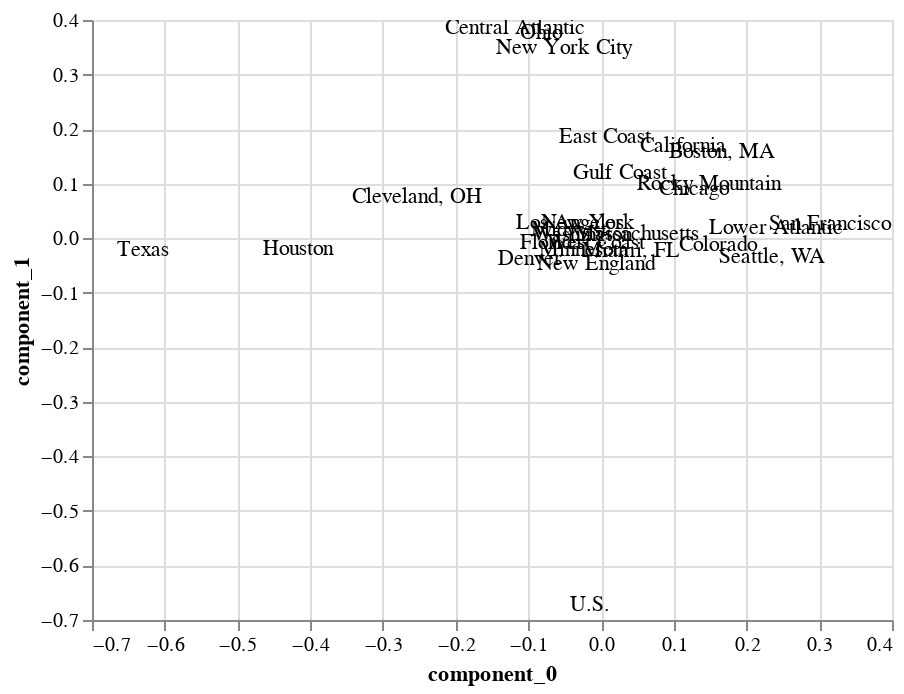

Source (notebook cell):
### Code cell
components = pd.DataFrame(
    v, columns=[f"component_{i}" for i in range(v.shape[0])], index=wide.columns
).reset_index()

components_plot = (
    components.pipe(alt.Chart)
    .encode(x="component_0", y="component_1", text="region")
    .mark_text()
    .interactive()
)

lineapy.save(components_plot, "components_plot")
components_plot

### Figure 1 — Vega-Lite specification as saved in the notebook (floating-point values rounded to 4 significant figures)
{"config": {"view": {"continuousWidth": 400, "continuousHeight": 300}}, "data": {"name": "data-2519041150ac7bf221db47713701fe0d"}, "mark": "text", "encoding": {"text": {"field": "region", "type": "nominal"}, "x": {"field": "component_0", "type": "quantitative"}, "y": {"field": "component_1", "type": "quantitative"}}, "selection": {"selector001": {"type": "interval", "bind": "scales", "encodings": ["x", "y"]}}, "$schema": "https://vega.github.io/schema/vega-lite/v4.17.0.json", "datasets": {"data-2519041150ac7bf221db47713701fe0d": [{"region": "Boston, MA", "component_0": 0.1669, "component_1": 0.1583, "component_2": 0.1652, "component_3": 0.2327, "component_4": 0.2699, "component_5": 0.1786, "component_6": 0.1809, "component_7": 0.1829, "component_8": 0.189, "component_9": 0.2049, "component_10": 0.2063, "component_11": 0.1618, "component_12": 0.1998, "component_13": 0.1683, "component_14": 0.1605, "component_15": 0.2408, "component_16": 0.2187, "component_17": 0.1691, "component_18": 0.1484, "component_19": 0.1637, "component_20": 0.284, "component_21": 0.1519, "component_22": 0.149, "component_23": 0.1384, "component_24": 0.21, "component_25": 0.1949, "component_26": 0.1436, "component_27": 0.1527}, {"region": "California", "component_0": 0.1124, "component_1": 0.1693, "component_2": 0.1037, "component_3": -0.2306, "component_4": -0.4606, "component_5": 0.1146, "component_6": 0.121, "component_7": 0.08849, "component_8": 0.09079, "component_9": 0.06334, "component_10": 0.09288, "component_11": 0.1722, "component_12": 0.0716, "component_13": 0.1126, "component_14": 0.08242, "component_15": -0.2205, "component_16": -0.1288, "component_17": 0.1056, "component_18": 0.1125, "component_19": 0.1139, "component_20": -0.5903, "component_21": 0.1336, "component_22": 0.1646, "component_23": 0.1514, "component_24": 0.06346, "component_25": 0.0165, "component_26": 0.1513, "component_27": 0.1624}, {"region": "Central Atlantic", "component_0": -0.1186, "component_1": 0.385, "component_2": -0.1294, "component_3": 0.06244, "component_4": 0.08502, "component_5": -0.02868, "component_6": -0.03009, "component_7": -0.1533, "component_8": -0.2116, "component_9": -0.1541, "component_10": -0.1591, "component_11": 0.4373, "component_12": -0.1796, "component_13": -0.1203, "component_14": -0.1523, "component_15": -0.004257, "component_16": -0.0594, "component_17": -0.1233, "component_18": -0.1202, "component_19": -0.1334, "component_20": 0.1541, "component_21": 0.01995, "component_22": 0.3686, "component_23": 0.2209, "component_24": -0.171, "component_25": -0.01623, "component_26": 0.1963, "component_27": 0.319}, {"region": "Chicago", "component_0": 0.1275, "component_1": 0.08972, "component_2": 0.1302, "component_3": -0.149, "component_4": 0.1012, "component_5": -0.4964, "component_6": -0.5319, "component_7": 0.1177, "component_8": 0.1469, "component_9": 0.02997, "component_10": 0.04773, "component_11": 0.122, "component_12": 0.108, "component_13": 0.1262, "component_14": 0.08909, "component_15": -0.09156, "component_16": -0.3155, "component_17": 0.1145, "component_18": 0.1417, "component_19": 0.1572, "component_20": 0.13, "component_21": -0.3306, "component_22": 0.09766, "component_23": 0.008257, "component_24": 0.03454, "component_25": 0.02247, "component_26": -0.03446, "component_27": 0.05894}, {"region": "Cleveland, OH", "component_0": -0.2527, "component_1": 0.07522, "component_2": -0.1827, "component_3": 0.1504, "component_4": -0.1174, "component_5": -0.1697, "component_6": -0.1843, "component_7": -0.01418, "component_8": 0.3168, "component_9": 0.2032, "component_10": 0.1491, "component_11": 0.1132, "component_12": 0.1695, "component_13": -0.2548, "component_14": 0.1863, "component_15": 0.1182, "component_16": 0.3712, "component_17": -0.2239, "component_18": -0.2507, "component_19": -0.2526, "component_20": -0.2489, "component_21": -0.216, "component_22": 0.0455, "component_23": -0.006591, "component_24": 0.2188, "component_25": 0.05528, "component_26": -0.03746, "component_27": 0.03241}, {"region": "Colorado", "component_0": 0.1607, "component_1": -0.01253, "component_2": 0.1066, "component_3": 0.6346, "component_4": -0.2143, "component_5": -0.1792, "component_6": -0.2163, "component_7": -0.004315, "component_8": -0.3034, "component_9": -0.07374, "component_10": -0.05562, "component_11": -0.02771, "component_12": -0.1276, "component_13": 0.1594, "component_14": -0.1989, "component_15": 0.1439, "component_16": 0.2901, "component_17": 0.1405, "component_18": 0.1292, "component_19": 0.1468, "component_20": -0.2711, "component_21": -0.08457, "component_22": 0.008456, "component_23": -0.01129, "component_24": -0.0896, "component_25": 0.02558, "component_26": -0.009893, "component_27": -0.006908}, {"region": "Denver", "component_0": -0.09776, "component_1": -0.03825, "component_2": -0.04825, "component_3": 0.6175, "component_4": -0.01746, "component_5": 0.07091, "component_6": 0.09213, "component_7": 0.01504, "component_8": 0.2431, "component_9": -0.04755, "component_10": 0.02552, "component_11": -0.04536, "component_12": 0.0882, "component_13": -0.09575, "component_14": 0.1803, "component_15": -0.03714, "component_16": -0.6701, "component_17": -0.08607, "component_18": -0.03152, "component_19": -0.05398, "component_20": -0.05216, "component_21": 0.07556, "component_22": -0.009189, "component_23": 0.02415, "component_24": -0.07841, "component_25": -0.01397, "component_26": 0.01321, "component_27": -0.02034}, {"region": "East Coast", "component_0": 0.005643, "component_1": 0.1852, "component_2": 0.04977, "component_3": 0.02693, "component_4": 0.3793, "component_5": 0.1176, "component_6": 0.1318, "component_7": 0.008163, "component_8": -0.09952, "component_9": 0.04362, "component_10": 0.03635, "component_11": 0.3233, "component_12": -0.02306, "component_13": 0.009264, "component_14": -0.05847, "component_15": -0.04888, "component_16": -0.07587, "component_17": 0.007358, "component_18": 0.03389, "component_19": 0.04467, "component_20": -0.3099, "component_21": -0.07104, "component_22": 0.06716, "component_23": -0.5354, "component_24": 0.07196, "component_25": -0.0008655, "component_26": -0.506, "component_27": 0.02869}, {"region": "Florida", "component_0": -0.06941, "component_1": -0.009053, "component_2": -0.02004, "component_3": 0.008508, "component_4": -0.2047, "component_5": 0.003665, "component_6": -0.01082, "component_7": -0.04527, "component_8": -0.4418, "component_9": 0.364, "component_10": 0.4104, "component_11": -0.008645, "component_12": -0.06442, "component_13": -0.05511, "component_14": -0.2964, "component_15": 0.05434, "component_16": -0.2911, "component_17": -0.03675, "component_18": -0.0713, "component_19": -0.04622, "component_20": 0.1595, "component_21": -0.03188, "component_22": -0.02815, "component_23": 0.007101, "component_24": 0.4833, "component_25": 0.04566, "component_26": 0.01, "component_27": 0.002277}, {"region": "Gulf Coast", "component_0": 0.02649, "component_1": 0.119, "component_2": 0.02036, "component_3": 0.0193, "component_4": -0.6699, "component_5": 0.07192, "component_6": 0.07713, "component_7": 0.02882, "component_8": 0.1312, "component_9": -0.0735, "component_10": -0.0753, "component_11": 0.1987, "component_12": 0.04018, "component_13": 0.01694, "component_14": 0.07677, "component_15": 0.06847, "component_16": 0.04347, "component_17": 0.01095, "component_18": 0.02984, "component_19": 0.0299, "component_20": 0.4792, "component_21": -0.04504, "component_22": 0.02249, "component_23": -0.3109, "component_24": -0.1004, "component_25": 0.02146, "component_26": -0.3156, "component_27": 0.02319}, {"region": "Houston", "component_0": -0.4163, "component_1": -0.0203, "component_2": 0.2924, "component_3": -0.02722, "component_4": -0.01934, "component_5": 0.03341, "component_6": 0.03998, "component_7": 0.1715, "component_8": 0.06398, "component_9": 0.03518, "component_10": -0.2505, "component_11": -0.1189, "component_12": 0.187, "component_13": -0.3861, "component_14": -0.3434, "component_15": 0.07392, "component_16": 0.00239, "component_17": -0.2109, "component_18": 0.3381, "component_19": 0.3397, "component_20": -0.01859, "component_21": -0.0651, "component_22": 0.1733, "component_23": 0.01274, "component_24": 0.03668, "component_25": 0.08439, "component_26": 0.01869, "component_27": -0.01308}, {"region": "Los Angeles", "component_0": -0.04248, "component_1": 0.02834, "component_2": 0.059, "component_3": 0.02918, "component_4": 0.01034, "component_5": 0.03675, "component_6": 0.05108, "component_7": 0.04175, "component_8": 0.06008, "component_9": 0.02476, "component_10": -0.1451, "component_11": 0.491, "component_12": 0.04169, "component_13": -0.02375, "component_14": -0.1519, "component_15": -0.02556, "component_16": -0.01763, "component_17": 0.002271, "component_18": 0.01093, "component_19": 0.07123, "component_20": -0.01204, "component_21": -0.1432, "component_22": -0.7909, "component_23": 0.142, "component_24": 0.02615, "component_25": 0.01502, "component_26": 0.1461, "component_27": 0.02828}, {"region": "Lower Atlantic", "component_0": 0.24, "component_1": 0.01941, "component_2": -0.1085, "component_3": -0.0194, "component_4": -0.01466, "component_5": 0.01431, "component_6": 0.05444, "component_7": 0.09072, "component_8": 0.2113, "component_9": 0.1389, "component_10": -0.4961, "component_11": -0.09641, "component_12": 0.2343, "component_13": 0.2248, "component_14": -0.4721, "component_15": 0.1657, "component_16": -0.1292, "component_17": 0.1437, "component_18": -0.292, "component_19": -0.2454, "component_20": -0.05473, "component_21": -0.05987, "component_22": 0.1213, "component_23": -0.01035, "component_24": 0.1699, "component_25": 0.09789, "component_26": -0.01631, "component_27": -0.01281}, {"region": "Massachusetts", "component_0": 0.04876, "component_1": 0.00717, "component_2": -0.01675, "component_3": -0.008173, "component_4": 0.02447, "component_5": 0.01706, "component_6": 0.05235, "component_7": 0.05764, "component_8": 0.2821, "component_9": -0.241, "component_10": 0.6135, "component_11": -0.0009459, "component_12": 0.1442, "component_13": 0.02952, "component_14": -0.5516, "component_15": -0.05889, "component_16": 0.05103, "component_17": -0.009125, "component_18": -0.03155, "component_19": -0.08103, "component_20": 0.007639, "component_21": -0.07857, "component_22": 0.01238, "component_23": 0.04717, "component_24": -0.3546, "component_25": -0.01884, "component_26": -0.0415, "component_27": -0.01282}, {"region": "Miami, FL", "component_0": 0.04162, "component_1": -0.0237, "component_2": 0.02675, "component_3": 0.01579, "component_4": -0.002629, "component_5": 0.1595, "component_6": 0.3943, "component_7": 0.01362, "component_8": -0.1346, "component_9": -0.03419, "component_10": 0.003335, "component_11": -0.06138, "component_12": -0.006955, "component_13": 0.05086, "component_14": 0.1588, "component_15": -0.01528, "component_16": -0.01341, "component_17": 0.04245, "component_18": -0.04225, "component_19": 0.03797, "component_20": -0.0005242, "component_21": -0.8262, "component_22": 0.138, "component_23": 0.2171, "component_24": -0.03519, "component_25": -0.04735, "component_26": 0.0006334, "component_27": -0.08409}, {"region": "Midwest", "component_0": -0.04446, "component_1": 0.01536, "component_2": 0.08857, "component_3": -0.1536, "component_4": -0.02302, "component_5": 0.008912, "component_6": -0.06604, "component_7": 0.2557, "component_8": -0.4221, "component_9": -0.1018, "component_10": 0.06697, "component_11": 0.00149, "component_12": 0.4411, "component_13": -0.06489, "component_14": 0.1921, "component_15": 0.4547, "component_16": -0.1312, "component_17": 0.02469, "component_18": -0.1255, "component_19": -0.1805, "component_20": -0.1159, "component_21": 0.0319, "component_22": -0.08737, "component_23": -0.06579, "component_24": -0.3343, "component_25": 0.2283, "component_26": 0.04487, "component_27": 0.0461}, {"region": "Minnesota", "component_0": -0.02321, "component_1": -0.0209, "component_2": 0.0719, "component_3": 0.1754, "component_4": 0.02874, "component_5": 0.04304, "component_6": -0.05732, "component_7": 0.2482, "component_8": -0.2648, "component_9": 0.08696, "component_10": -0.07302, "component_11": 0.01186, "component_12": 0.4408, "component_13": -0.01805, "component_14": 0.01476, "component_15": -0.7083, "component_16": 0.1751, "component_17": 0.02351, "component_18": -0.1783, "component_19": -0.08085, "component_20": 0.1502, "component_21": 0.07235, "component_22": 0.03613, "component_23": 0.0558, "component_24": -0.03034, "component_25": -0.08878, "component_26": -0.06941, "component_27": -0.02064}, {"region": "New England", "component_0": -0.007467, "component_1": -0.04664, "component_2": 0.007755, "component_3": -0.03901, "component_4": -7.524e-05, "component_5": 0.003502, "component_6": -0.06069, "component_7": -0.005489, "component_8": -0.01984, "component_9": -0.007299, "component_10": -0.01803, "component_11": 0.1045, "component_12": -0.0103, "component_13": -0.01196, "component_14": 0.01789, "component_15": 0.1369, "component_16": -0.02581, "component_17": -0.003552, "component_18": -0.09154, "component_19": 0.1109, "component_20": -0.03457, "component_21": 0.1689, "component_22": 0.0191, "component_23": 0.6556, "component_24": 0.004232, "component_25": 0.003237, "component_26": -0.6744, "component_27": -0.1592}, {"region": "New York", "component_0": -0.01845, "component_1": 0.02696, "component_2": 0.1671, "component_3": -0.01051, "component_4": -0.002251, "component_5": -0.05895, "component_6": 0.03042, "component_7": 0.01234, "component_8": 0.0433, "component_9": 0.008135, "component_10": 0.04453, "component_11": -0.05163, "component_12": -0.09579, "component_13": -0.002524, "component_14": 0.009528, "component_15": 0.0307, "component_16": -0.01247, "component_17": -0.04548, "component_18": -0.7409, "component_19": 0.6084, "component_20": -0.005336, "component_21": 0.03934, "component_22": 0.004054, "component_23": -0.1079, "component_24": -0.06879, "component_25": 0.01206, "component_26": 0.09128, "component_27": 0.04325}, {"region": "New York City", "component_0": -0.05142, "component_1": 0.3489, "component_2": -0.05136, "component_3": 0.01422, "component_4": 0.005936, "component_5": -0.5771, "component_6": 0.4731, "component_7": 0.007479, "component_8": -0.03622, "component_9": -0.01635, "component_10": -0.003807, "component_11": -0.335, "component_12": 0.03884, "component_13": 0.007582, "component_14": 0.01232, "component_15": -0.05604, "component_16": 0.02222, "component_17": 0.01352, "component_18": 0.05796, "component_19": -0.01917, "component_20": 0.006178, "component_21": 0.07133, "component_22": -0.2155, "component_23": 0.04893, "component_24": 0.01884, "component_25": 0.05085, "component_26": -0.1635, "component_27": 0.3303}, {"region": "Ohio", "component_0": -0.08281, "component_1": 0.3762, "component_2": 0.1181, "component_3": 0.008668, "component_4": 0.01268, "component_5": 0.4865, "component_6": -0.3801, "component_7": 0.003868, "component_8": 0.05609, "component_9": -0.06517, "component_10": -0.0008883, "component_11": -0.4097, "component_12": -0.1202, "component_13": -0.005745, "component_14": 0.005164, "component_15": -0.04924, "component_16": -0.006579, "component_17": 0.1034, "component_18": -0.04212, "component_19": -0.06631, "component_20": 0.00277, "component_21": -0.1341, "component_22": -0.2139, "component_23": 0.05494, "component_24": 0.04266, "component_25": 0.06365, "component_26": -0.1437, "component_27": 0.3923}, {"region": "Rocky Mountain", "component_0": 0.1486, "component_1": 0.1002, "component_2": -0.6931, "component_3": -0.009705, "component_4": 0.007564, "component_5": 0.138, "component_6": -0.09686, "component_7": -0.1402, "component_8": -0.08909, "component_9": 0.09407, "component_10": -0.01267, "component_11": -0.07741, "component_12": 0.3207, "component_13": 0.09625, "component_14": -0.01504, "component_15": 0.0201, "component_16": -0.004061, "component_17": -0.2674, "component_18": 0.1688, "component_19": 0.4352, "component_20": -0.01064, "component_21": -0.03939, "component_22": -0.05169, "component_23": -0.009738, "component_24": -0.07646, "component_25": -0.01195, "component_26": -0.00334, "component_27": 0.06102}, {"region": "San Francisco", "component_0": 0.3149, "component_1": 0.02671, "component_2": 0.274, "component_3": 0.004184, "component_4": -0.0017, "component_5": 0.007813, "component_6": -0.005737, "component_7": 0.03948, "component_8": -0.03894, "component_9": -0.3913, "component_10": -0.0002535, "component_11": -0.02123, "component_12": 0.06786, "component_13": 0.1883, "component_14": 0.02815, "component_15": 0.01421, "component_16": 0.00745, "component_17": -0.7248, "component_18": -0.009251, "component_19": -0.08013, "component_20": -0.001786, "component_21": 0.008292, "component_22": -0.02708, "component_23": 0.014, "component_24": 0.306, "component_25": -0.01659, "component_26": 0.003051, "component_27": 0.01937}, {"region": "Seattle, WA", "component_0": 0.2356, "component_1": -0.03517, "component_2": 0.2199, "component_3": -0.003259, "component_4": 0.004679, "component_5": 0.006388, "component_6": 0.004661, "component_7": -0.05102, "component_8": 0.03735, "component_9": 0.6685, "component_10": -0.03301, "component_11": -0.04019, "component_12": -0.1717, "component_13": 0.02531, "component_14": -0.01054, "component_15": -0.04351, "component_16": -0.007242, "component_17": -0.3792, "component_18": 0.04395, "component_19": -0.1116, "component_20": 0.005804, "component_21": -0.02625, "component_22": -0.02193, "component_23": 0.02441, "component_24": -0.4758, "component_25": 0.1021, "component_26": -0.04964, "component_27": 0.09868}, {"region": "Texas", "component_0": -0.6304, "component_1": -0.02228, "component_2": 0.01884, "component_3": -0.005046, "component_4": -0.003889, "component_5": 0.002348, "component_6": -0.008363, "component_7": 0.001744, "component_8": 0.001353, "component_9": 0.0697, "component_10": 0.001024, "component_11": 0.02191, "component_12": 0.003652, "component_13": 0.756, "component_14": 0.001185, "component_15": 0.01795, "component_16": 0.0005944, "component_17": -0.1343, "component_18": 0.009068, "component_19": -0.02516, "component_20": -0.0003355, "component_21": 0.007864, "component_22": 0.0192, "component_23": -0.002113, "component_24": -0.06542, "component_25": -0.01909, "component_26": 0.003172, "component_27": -0.0225}, {"region": "U.S.", "component_0": -0.01554, "component_1": -0.6727, "component_2": -0.06865, "component_3": -0.00137, "component_4": 0.0008508, "component_5": -0.001466, "component_6": 0.02627, "component_7": -0.002971, "component_8": 0.006779, "component_9": -0.08556, "component_10": -0.007667, "component_11": 0.08814, "component_12": -0.002015, "component_13": 0.007853, "component_14": -0.01046, "component_15": -0.03099, "component_16": 0.005102, "component_17": 0.01887, "component_18": -0.008756, "component_19": 0.02204, "component_20": -0.002427, "component_21": -0.04911, "component_22": 0.04506, "component_23": -0.007058, "component_24": 0.0524, "component_25": 0.1267, "component_26": -0.1252, "component_27": 0.6969}, {"region": "Washington", "component_0": -0.02578, "component_1": 0.006158, "component_2": -0.09889, "component_3": 0.0004671, "component_4": -0.0008054, "component_5": -0.007955, "component_6": 0.005512, "component_7": -0.08242, "component_8": 0.002326, "component_9": -0.1285, "component_10": -0.003407, "component_11": 0.006128, "component_12": -0.1378, "component_13": 0.01476, "component_14": 0.006064, "component_15": -0.2532, "component_16": -0.001256, "component_17": -0.02063, "component_18": -0.005845, "component_19": 0.01043, "component_20": 0.002579, "component_21": -0.02381, "component_22": 0.006144, "component_23": 0.001592, "component_24": 0.01187, "component_25": 0.9168, "component_26": 0.002319, "component_27": -0.2023}, {"region": "West Coast", "component_0": -0.00753, "component_1": -0.008954, "component_2": 0.3162, "component_3": 0.0006152, "component_4": 8.536e-06, "component_5": -0.001557, "component_6": 0.001282, "component_7": -0.8469, "component_8": -0.001632, "component_9": -0.002871, "component_10": -0.001434, "component_11": -0.001722, "component_12": 0.4115, "component_13": 0.00693, "component_14": 0.005964, "component_15": -0.006865, "component_16": -0.0001647, "component_17": 0.1118, "component_18": -0.002204, "component_19": 4.479e-05, "component_20": -0.0001684, "component_21": -0.001902, "component_22": -0.0005195, "component_23": -0.001486, "component_24": 0.0003848, "component_25": 0.02228, "component_26": -0.001624, "component_27": 0.01189}]}}
